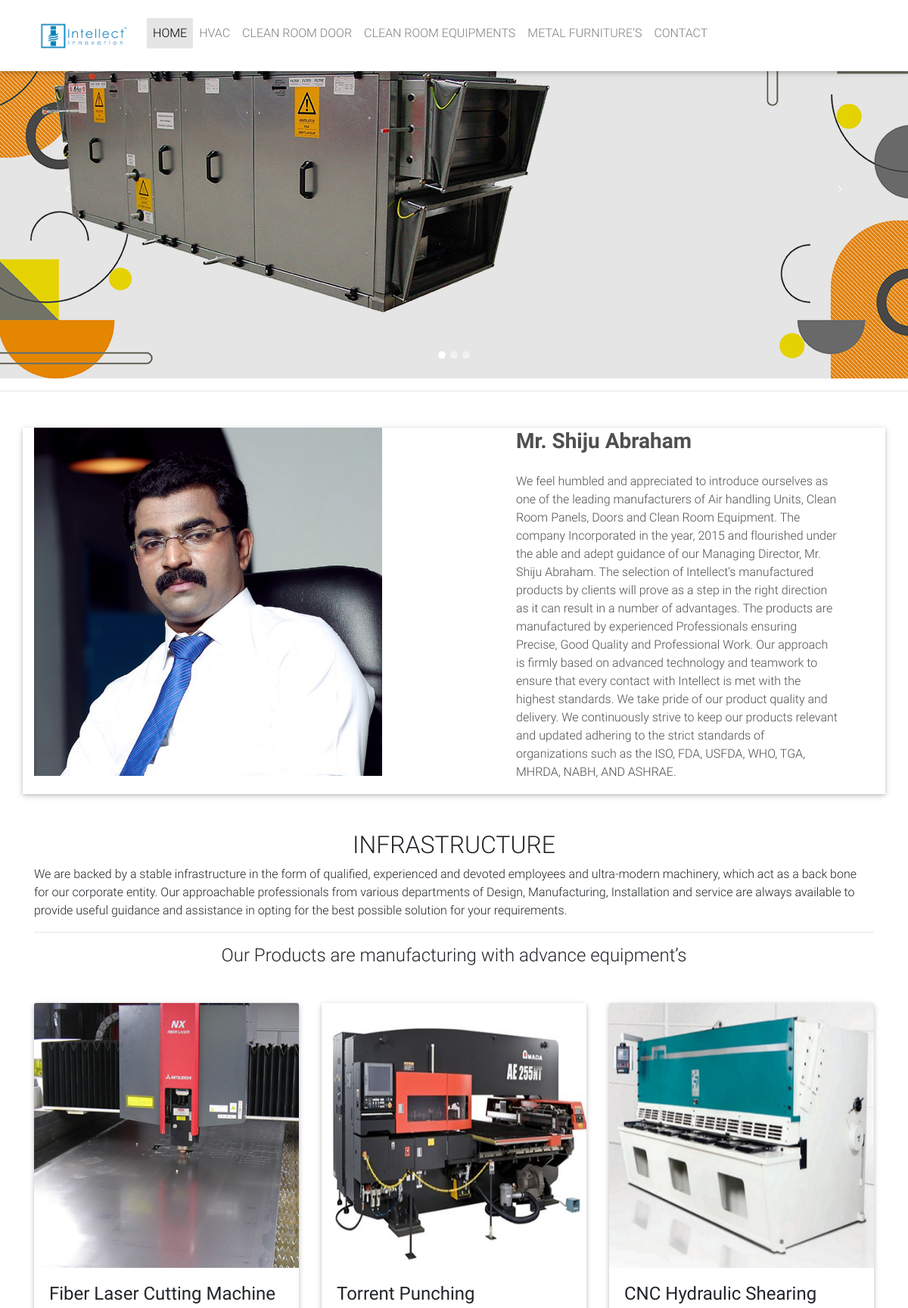
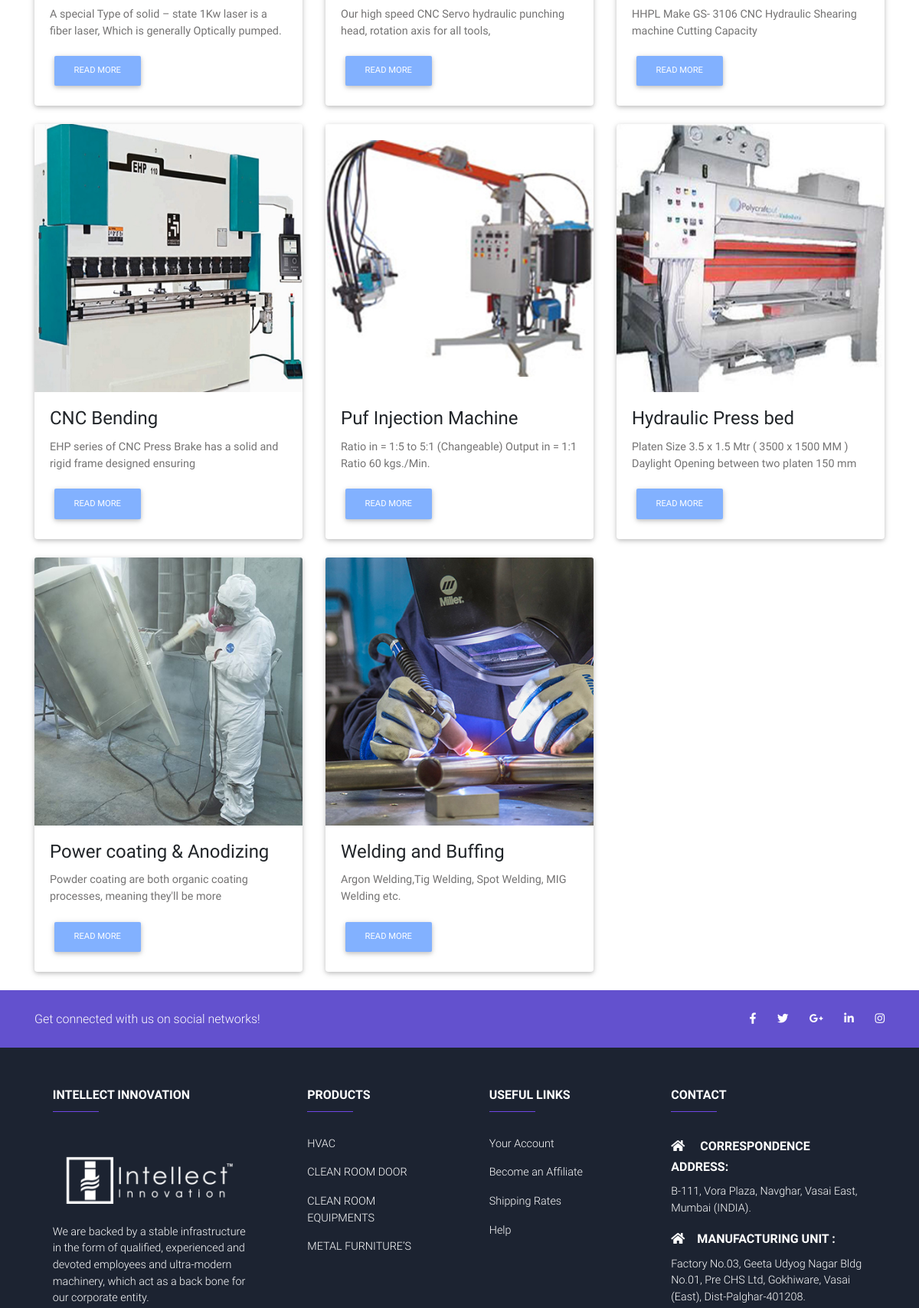
The page / (upper part) on the database its author committed (2 pictures, top to bottom).
### intellect/models.py (models this page shows, shortened)
class Post(models.Model):
    title = models.CharField(max_length=200)
    post_image = models.FileField(upload_to='images', help_text='image should be Height = 480px, Width = 560px')
    post_short_description = models.TextField(default='This area write image short description')
    post_long_description = RichTextUploadingField(default='This area write image in brief text description')
    slug = models.SlugField(blank=True, null=True)
    def get_absolute_url(self):
        return reverse("intellect:product", kwargs={
            'slug' : self.slug
        })

### intellect/views.py (the view)
# urls.py: path('', homeView.as_view(), name='home'),
class homeView(ListView):
    model = Post
    template_name = 'home.html'

### intellect/templates/home.html (shortened to what this page needs)
{% extends "base.html" %}
{% load static %}
{% block header %}
{% include "header.html" %}
{% endblock header %}
{% block gallery %}
<hr>
<div class="container my-5 z-depth-1">
  <section class="dark-grey-text">
    <div class="row pr-lg-5">
      <div class="col-md-7 mb-4">
        <div class="view">
          <img src="{% static 'image/Shiju.jpg' %}" style="width: 460px; height: auto; " class="img-fluid" alt="smaple image">
        </div>
      </div>
      <div class="col-md-5 d-flex align-items-center">
        <div>
          <h3 class="font-weight-bold mb-4">Mr. Shiju Abraham</h3>
        	<p>We feel humbled and appreciated to introduce ourselves as one of the leading manufacturers of Air handling Units, Clean Room Panels, Doors and Clean Room Equipment. The company Incorporated in the year, 2015 and flourished under the able and adept guidance of our Managing Director, Mr. Shiju Abraham.
The selection of Intellect’s manufactured products by clients will prove as a step in the right direction as it can result in a number of advantages. The products are manufactured by experienced Professionals ensuring Precise, Good Quality and Professional Work.
Our approach is firmly based on advanced technology and teamwork to ensure that every contact with Intellect is met with the highest standards. We take pride of our product quality and delivery. We continuously strive to keep our products relevant and updated adhering to the strict standards of organizations such as the ISO, FDA, USFDA, WHO, TGA, MHRDA, NABH, AND ASHRAE.</p>
        </div>
      </div>
    </div>
  </section>
</div>
<div class="container my-5">
  <h2 class="text-center">INFRASTRUCTURE</h2>
<p>We are backed by a stable infrastructure in the form of qualified, experienced and devoted employees and ultra-modern machinery, which act as a back bone for our corporate entity. Our approachable professionals from various departments of Design, Manufacturing, Installation and service are always available to provide useful guidance and assistance in opting for the best possible solution for your requirements.</p>
<hr>
<h4 class="text-center">Our Products are manufacturing with advance equipment’s</h4>
</div>
<div class="container">
  <div class="row">
  {% for post in post_list %}
    <div class="col-lg-4 col-md-4 col-12">
      <div class="card mb-4">
        <div class="view overlay">
          <img class="card-img-top img-fluid" src="{{ post.post_image.url }}"
            alt="Card image cap">
        </div>
        <div class="card-body">
          <h4 class="card-title">{{ post.title }}</h4>
          <p class="card-text">{{ post.post_short_description }}</p>
          <a href="{{ post.get_absolute_url }}" class="btn btn-light-blue btn-md">Read more</a>
        </div>
      </div>
    </div>
    {% endfor %}
  </div>
</div>
{% endblock gallery %}

### intellect/templates/navbar.html (style rules this page uses)
html, body, header, .view { height: 100%; }

### rows shown on the page
Post: post_image (picture), title "Fiber Laser Cutting Machine", post_short_description "A special Type of solid – state 1Kw laser is a fiber laser, Which is generally Optically pumped."
Post: post_image (picture), title "Torrent Punching", post_short_description "Our high speed CNC Servo hydraulic punching head, rotation axis for all tools,"
Post: post_image (picture), title "CNC Hydraulic Shearing", post_short_description "HHPL Make GS- 3106 CNC Hydraulic Shearing machine Cutting Capacity"
Post: post_image (picture), title "CNC Bending", post_short_description "EHP series of CNC Press Brake has a solid and rigid frame designed ensuring"
Post: post_image (picture), title "Puf Injection Machine", post_short_description "Ratio in = 1:5 to 5:1 (Changeable) Output in = 1:1 Ratio 60 kgs./Min."
Post: post_image (picture), title "Hydraulic Press bed", post_short_description "Platen Size 3.5 x 1.5 Mtr ( 3500 x 1500 MM ) Daylight Opening between two platen 150 mm"
Post: post_image (picture), title "Power coating & Anodizing", post_short_description "Powder coating are both organic coating processes, meaning they'll be more"
Post: post_image (picture), title "Welding and Buffing", post_short_description "Argon Welding,Tig Welding, Spot Welding, MIG Welding etc."
